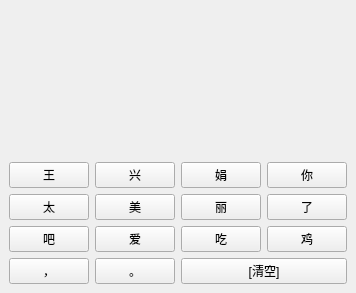
<?xml version="1.0" encoding="UTF-8"?>
<ui version="4.0">
 <class>MainWindow</class>
 <widget class="QMainWindow" name="MainWindow">
  <property name="geometry">
   <rect>
    <x>0</x>
    <y>0</y>
    <width>356</width>
    <height>293</height>
   </rect>
  </property>
  <property name="sizePolicy">
   <sizepolicy hsizetype="Fixed" vsizetype="Fixed">
    <horstretch>0</horstretch>
    <verstretch>0</verstretch>
   </sizepolicy>
  </property>
  <property name="windowTitle">
   <string>MainWindow</string>
  </property>
  <widget class="QWidget" name="centralwidget">
   <layout class="QGridLayout" name="gridLayout">
    <item row="2" column="2">
     <widget class="QPushButton" name="pushButton_2">
      <property name="text">
       <string>娟</string>
      </property>
     </widget>
    </item>
    <item row="4" column="2">
     <widget class="QPushButton" name="pushButton_10">
      <property name="text">
       <string>吃</string>
      </property>
     </widget>
    </item>
    <item row="3" column="3">
     <widget class="QPushButton" name="pushButton_13">
      <property name="text">
       <string>了</string>
      </property>
     </widget>
    </item>
    <item row="4" column="1">
     <widget class="QPushButton" name="pushButton_8">
      <property name="text">
       <string>爱</string>
      </property>
     </widget>
    </item>
    <item row="4" column="0">
     <widget class="QPushButton" name="pushButton_9">
      <property name="text">
       <string>吧</string>
      </property>
     </widget>
    </item>
    <item row="3" column="2">
     <widget class="QPushButton" name="pushButton_6">
      <property name="text">
       <string>丽</string>
      </property>
     </widget>
    </item>
    <item row="3" column="0">
     <widget class="QPushButton" name="pushButton_5">
      <property name="text">
       <string>太</string>
      </property>
     </widget>
    </item>
    <item row="2" column="1">
     <widget class="QPushButton" name="pushButton_3">
      <property name="text">
       <string>兴</string>
      </property>
     </widget>
    </item>
    <item row="3" column="1">
     <widget class="QPushButton" name="pushButton_7">
      <property name="text">
       <string>美</string>
      </property>
     </widget>
    </item>
    <item row="2" column="0">
     <widget class="QPushButton" name="pushButton_4">
      <property name="text">
       <string>王</string>
      </property>
     </widget>
    </item>
    <item row="2" column="3">
     <widget class="QPushButton" name="pushButton_12">
      <property name="text">
       <string>你</string>
      </property>
     </widget>
    </item>
    <item row="1" column="0" colspan="4">
     <widget class="QLabel" name="label">
      <property name="minimumSize">
       <size>
        <width>0</width>
        <height>111</height>
       </size>
      </property>
      <property name="text">
       <string/>
      </property>
      <property name="wordWrap">
       <bool>true</bool>
      </property>
     </widget>
    </item>
    <item row="4" column="3">
     <widget class="QPushButton" name="pushButton_11">
      <property name="text">
       <string>鸡</string>
      </property>
     </widget>
    </item>
    <item row="5" column="1">
     <widget class="QPushButton" name="pushButton_15">
      <property name="text">
       <string>。</string>
      </property>
     </widget>
    </item>
    <item row="5" column="0">
     <widget class="QPushButton" name="pushButton_16">
      <property name="text">
       <string>，</string>
      </property>
     </widget>
    </item>
    <item row="5" column="2" colspan="2">
     <widget class="QPushButton" name="pushButton">
      <property name="text">
       <string>[清空]</string>
      </property>
     </widget>
    </item>
   </layout>
  </widget>
 </widget>
 <resources/>
 <connections/>
</ui>
